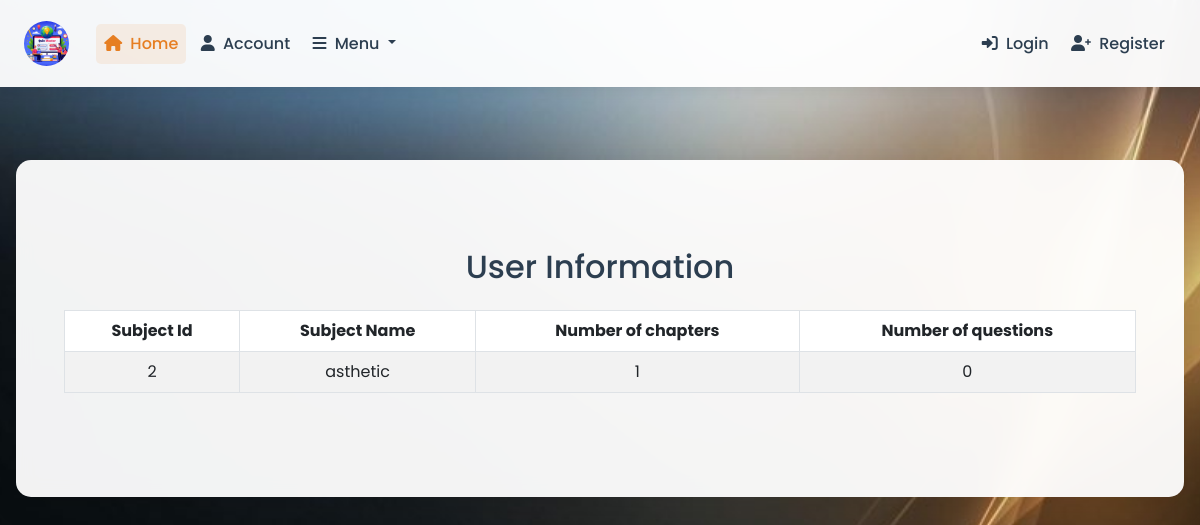
The app's page /subjects/2 with its own data.
### App/models.py (models this page shows, shortened)
class Subjects(db.Model):
    id = db.Column(db.Integer, primary_key=True)
    name = db.Column(db.String(20), nullable=False)
    no_of_chapters = db.Column(db.Integer, nullable=False, default=0)
    no_of_questions = db.Column(db.Integer, nullable=False, default=0)
    chapters = db.relationship('Chapters', backref='subject', lazy=True)
    questions = db.relationship('Questions', backref='subject', lazy=True)

### App/routes.py (the view)
@app.route('/subjects/<int:sub_id>')
def subject_info(sub_id):
    sub = Subjects.query.get_or_404(sub_id)
    return render_template('Subject_Info.html', title = sub.name, sub=sub)

### App/templates/Subject_Info.html
{% extends "layout.html" %}
{% block content %}
<div class="container my-4">
    <h2 class="text-center mb-4">User Information</h2>
    <diV>
    <table class="table table-bordered table-striped table-hover text-center">
        <thead class="thead-dark">
            <tr>
                <th>Subject Id</th>
                <th>Subject Name</th>
                <th>Number of chapters</th>
                <th>Number of questions</th>
            </tr>
        </thead>
        <tbody>
            <tr>
                <td>{{ sub.id }}</td>
                <td>{{ sub.name }}</td>
                <td>{{ sub.no_of_chapters }}</td>
                <td>{{ sub.no_of_questions }}</td>
            </tr>
        </tbody>
    </table>
    </diV>
</div>
{% endblock content %}

### records on screen
Subjects: id "2", name "asthetic", no_of_chapters "1", no_of_questions "0"
